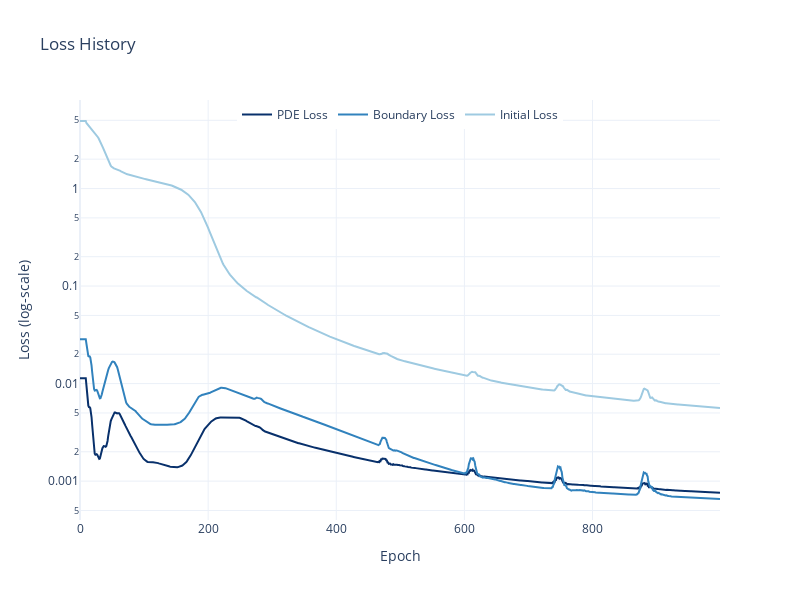

Notebook source saved alongside this figure:
### Code cell
with_sobol = trainer.closure.get_state()
plot_loss(with_sobol, smooth=True, smooth_window=10)

with_sobol_results = compare_with_mc(model, params, n_prices=200,
                          n_simulations=10_000, dtype=dtype, device=device, seed=42)['l2_rel_error']
print("L2 Error: ", with_sobol_results*100)

### Figure 1 — Plotly figure (JSON) as saved in the notebook; plotly's stock layout.template omitted (floating-point values rounded to 4 significant figures; data arrays with more than 128 entries replaced by an {"elided": "..."} marker saying what was removed)
{"data": [{"line": {"color": "#08306B"}, "mode": "lines", "name": "PDE Loss", "type": "scatter", "x": {"elided": "1000 int values"}, "y": {"elided": "1000 float values"}}, {"line": {"color": "#3182BD"}, "mode": "lines", "name": "Boundary Loss", "type": "scatter", "x": {"elided": "1000 int values"}, "y": {"elided": "1000 float values"}}, {"line": {"color": "#9ECAE1"}, "mode": "lines", "name": "Initial Loss", "type": "scatter", "x": {"elided": "1000 int values"}, "y": {"elided": "1000 float values"}}], "layout": {"height": 600, "legend": {"orientation": "h", "x": 0.5, "xanchor": "center", "y": 1, "yanchor": "top"}, "title": {"text": "Loss History"}, "width": 800, "xaxis": {"title": {"text": "Epoch"}}, "yaxis": {"title": {"text": "Loss (log‑scale)"}, "type": "log"}}}
